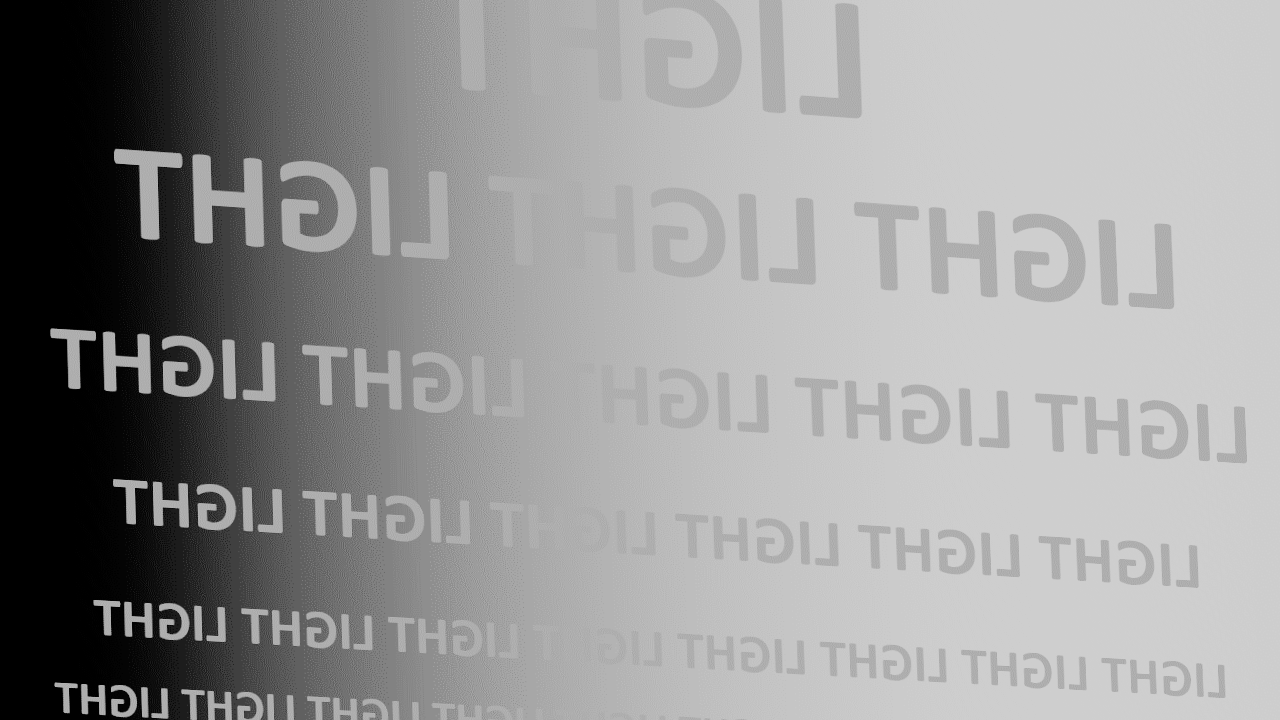
#> input picture videox_fun/data/test.png, 1280 x 720 px
$ python ETM_degradation_model.py
#> lines starting #> are read from the running program, lines starting #| are printed output that depends on the picture
import numpy as np
import cv2
import scipy.special


def airy_disk_psf(size=21, wavelength=550e-9, aperture_diameter=2e-3, pixel_size=1.12e-6):
    """生成基于艾里斑(Airy Disk)的 PSF"""
    x = np.linspace(-size//2, size//2, size) * pixel_size
    y = np.linspace(-size//2, size//2, size) * pixel_size
    X, Y = np.meshgrid(x, y)
    R = np.sqrt(X**2 + Y**2)

    k = np.pi * aperture_diameter / wavelength  # 衍射比例因子
    with np.errstate(divide='ignore', invalid='ignore'):
        psf = (2 * scipy.special.j1(k * R) / (k * R))**2
    psf[R == 0] = 1  # 处理中心值
    psf /= psf.sum()  # 归一化
    return psf

def apply_diffraction_blur(image, psf):
    """对图像应用衍射模糊"""
    blurred = cv2.filter2D(image, -1, psf)
    return blurred


# [81 lines left out: functions add_poisson_noise, generate_poisson_noise, add_poisson_noise_basicsr, add_gaussian_noise, not called in this run]

def add_salt_pepper_noise(image, salt_prob=0.00, pepper_prob=0.005):
    """
    向图片添加椒盐噪声
    :param image: np, h,w,(c)
    :param salt_prob: 添加盐噪声的概率
    :param pepper_prob: 添加椒噪声的概率
    :return: 添加了椒盐噪声的图片
    """
    img_copy = image.copy()  # 创建一个图片的副本以避免修改原始图片
    # 获取图片的高度和宽度
    h, w = img_copy.shape[:2]

    # 盐噪声
    num_salt = np.ceil(salt_prob * h * w)
    coords = [np.random.randint(0, h, int(num_salt)),
              np.random.randint(0, w, int(num_salt))]
    salt_mask = np.zeros(image.shape[:2], dtype=bool)
    salt_mask[tuple(coords)] = True
    img_copy[salt_mask] = 1  # 将选中的点设置为白色（盐）

    # 椒噪声
    num_pepper = np.ceil(pepper_prob * h * w)
    coords = [np.random.randint(0, h, int(num_pepper)),
              np.random.randint(0, w, int(num_pepper))]
    pepper_mask = np.zeros(image.shape[:2], dtype=bool)
    pepper_mask[tuple(coords)] = True
    img_copy[pepper_mask] = 0  # 将选中的点设置为黑色（椒）

    return np.clip(img_copy, 0, 1)

def temporal_noise(img, c_mean_range=[0.15,0.25], c_variance=0.01):
    """
    加入由于c抖动带来的噪声
    img[np.array, np.float32]: np array of a gray image, shape: (h,w), 0-1.0,
    c_mean_range[list]: float number betwenn 0-1
    c_variance: the variance of c
    """
    ## add c_variance noise
    c_mean = np.random.uniform(low=c_mean_range[0], high=c_mean_range[1])
    c = np.random.normal(loc=c_mean, scale=np.sqrt(c_variance), size=(img.shape[0], img.shape[1]))
    delta_c = c - c_mean
    noised_img = img * np.exp(delta_c)
    noised_img = np.clip(noised_img, 0, 1)

    return noised_img
import numpy as np
import random

def gt2etm(img, temporal_noise_FLG=True, c_mean_range=[0.15, 0.25], c_variance=0.01,
           salt_pepper_noise_FLG=True, salt_prob=0.000001, pepper_prob=0.,
           gaussian_noise_FLG=True, gaussian_mean=0., gaussian_var=0.01,
           poisson_noise_FLG=True, poisson_level=[1.0],
           diffraction_blur_FLG=True, diffraction_psf_size=[21],
           return_etm_gt_FLG=False, img_format='BGR'):
    """
    img: h,w,c, c=3, range 0-1, BGR
    return: etm: h,w,1, float32, range 0-1
    """

    # Convert to gray img
    if img_format == 'BGR':
        gray = 0.299 * img[..., 2] + 0.587 * img[..., 1] + 0.114 * img[..., 0]
    elif img_format == 'RGB':
        gray = 0.299 * img[..., 0] + 0.587 * img[..., 1] + 0.114 * img[..., 2]
    elif img_format == 'GRAY' and img.ndim == 2:
        gray = img
    elif img_format == 'GRAY' and img.ndim == 3:
        gray = img[:, :, 0]
    else:
        raise ValueError(f"img_format: {img_format} is not supported.")

    if return_etm_gt_FLG:
        etm_gt = gray
        etm_gt = etm_gt[:, :, np.newaxis]

    # Diffraction Blur
    if diffraction_blur_FLG:
        psf_size = random.choice(diffraction_psf_size) if isinstance(diffraction_psf_size, list) else diffraction_psf_size
        psf = airy_disk_psf(size=psf_size)
        gray = apply_diffraction_blur(gray, psf)

    # Temporal Noise
    if temporal_noise_FLG:
        gray = temporal_noise(gray, c_mean_range=c_mean_range, c_variance=c_variance)

    # Salt & Pepper noise
    if salt_pepper_noise_FLG:
        gray = add_salt_pepper_noise(gray, salt_prob=salt_prob, pepper_prob=pepper_prob)

    # Gaussian Noise
    gray = gray.astype(np.float32)
    if gaussian_noise_FLG:
        gray = add_gaussian_noise(gray, mean=gaussian_mean, var=gaussian_var)

    # Poisson Noise
    if poisson_noise_FLG:
        pl = random.choice(poisson_level) if isinstance(poisson_level, list) else poisson_level
        if pl > 0:
            gray = add_poisson_noise(gray, pl)

    # Convert to h,w,1
    gray = gray[:, :, np.newaxis]
    gray = np.clip(gray, 0, 255)

    if return_etm_gt_FLG:
        return gray, etm_gt
    else:
        return gray

if __name__=='__main__':

    # 设定参数
    return_etm_gt_FLG = False
    temporal_noise_FLG = True
    c_mean_range = [0.15,0.25]
    c_variance = 0.005
    salt_pepper_noise_FLG = True
    salt_prob = 1e-5 #0.00
    pepper_prob = 0
    gaussian_noise_FLG = False # 不需要高斯噪声，不需要任何加性噪声
    gaussian_mean = 0.
    gaussian_var =0.01
    poisson_noise_FLG = False
    poisson_level = 1000 # 100 - 400
    diffraction_blur_FLG = True
    diffraction_psf_size=8 #4-10


    # 读取图像并归一化
    img_path = "./test.png"
    img_gt = cv2.imread(img_path).astype(np.float32) / 255.0  # 归一化到 0-1 之间
#> img_gt: shape (720, 1280, 3) float32; min 0, max 0.812, mean 0.59

    # 生成 ETM 图像
    etm = gt2etm(img_gt, temporal_noise_FLG, c_mean_range, c_variance, # temporal noise
                salt_pepper_noise_FLG, salt_prob, pepper_prob, # salt pepper noise
                gaussian_noise_FLG, gaussian_mean, gaussian_var,  # gaussian noise
                poisson_noise_FLG=poisson_noise_FLG, poisson_level=poisson_level, # poisson noise
                diffraction_blur_FLG=diffraction_blur_FLG, diffraction_psf_size=diffraction_psf_size, # diffraction blur
                return_etm_gt_FLG = return_etm_gt_FLG)
#> in temporal_noise, `noised_img = img * np.exp(delta_c)`:
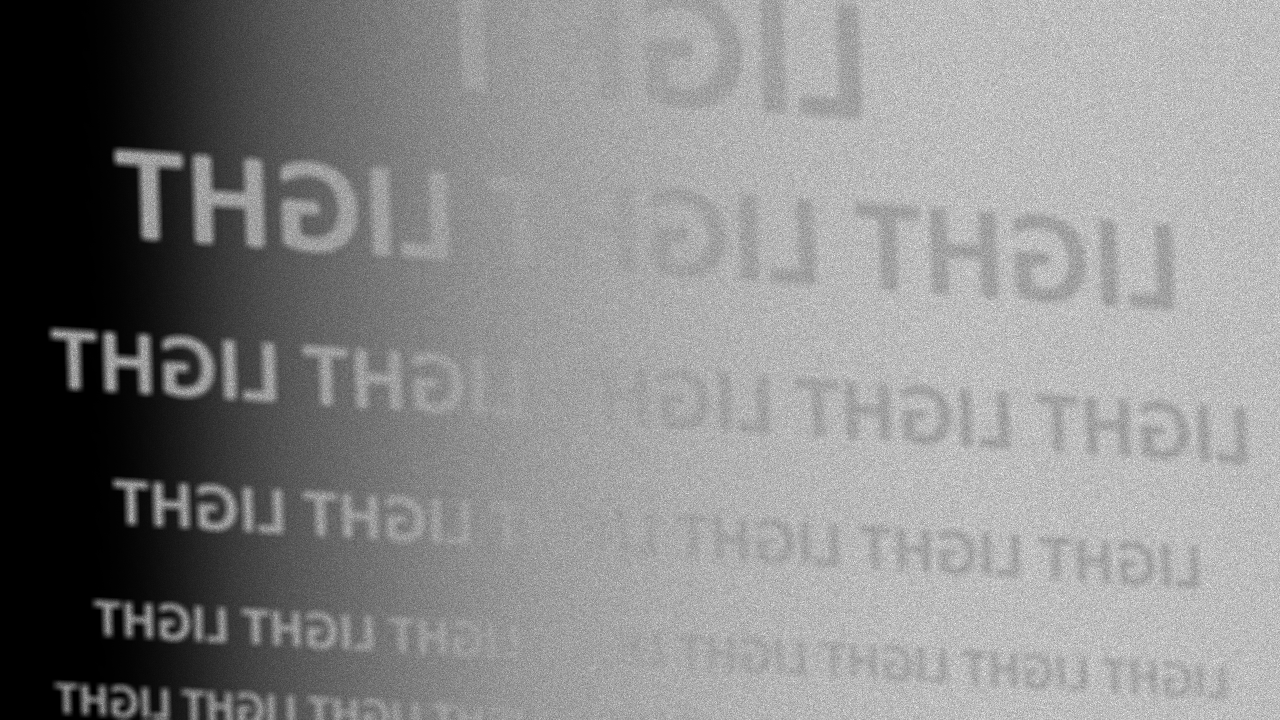
#> noised_img: shape (720, 1280) float64; min 0, max 1.09, mean 0.591; drawn with min black and max white
#> in temporal_noise, `noised_img = img * np.exp(delta_c)`:
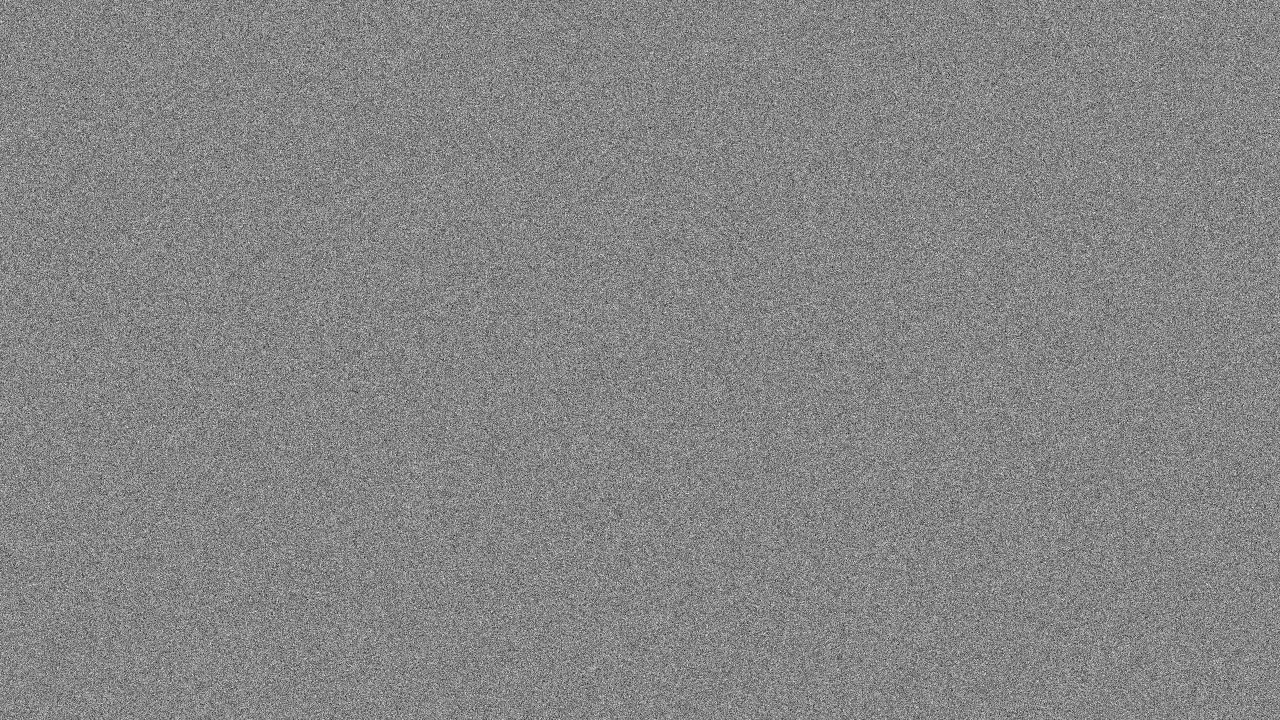
#> delta_c: shape (720, 1280) float64; min -0.353, max 0.32, mean 0.000109; drawn with min black and max white
#> in add_salt_pepper_noise, `img_copy[salt_mask] = 1`: img_copy: shape (720, 1280) float64; min 0, max 1, mean 0.591

    # 保存 ETM 图像
    output_path = 'light_alldegradation.png'
    etm_uint8 = (etm * 255).astype(np.uint8)
    cv2.imwrite(output_path,  etm_uint8)
    print(f"ETM saving: {output_path}")
